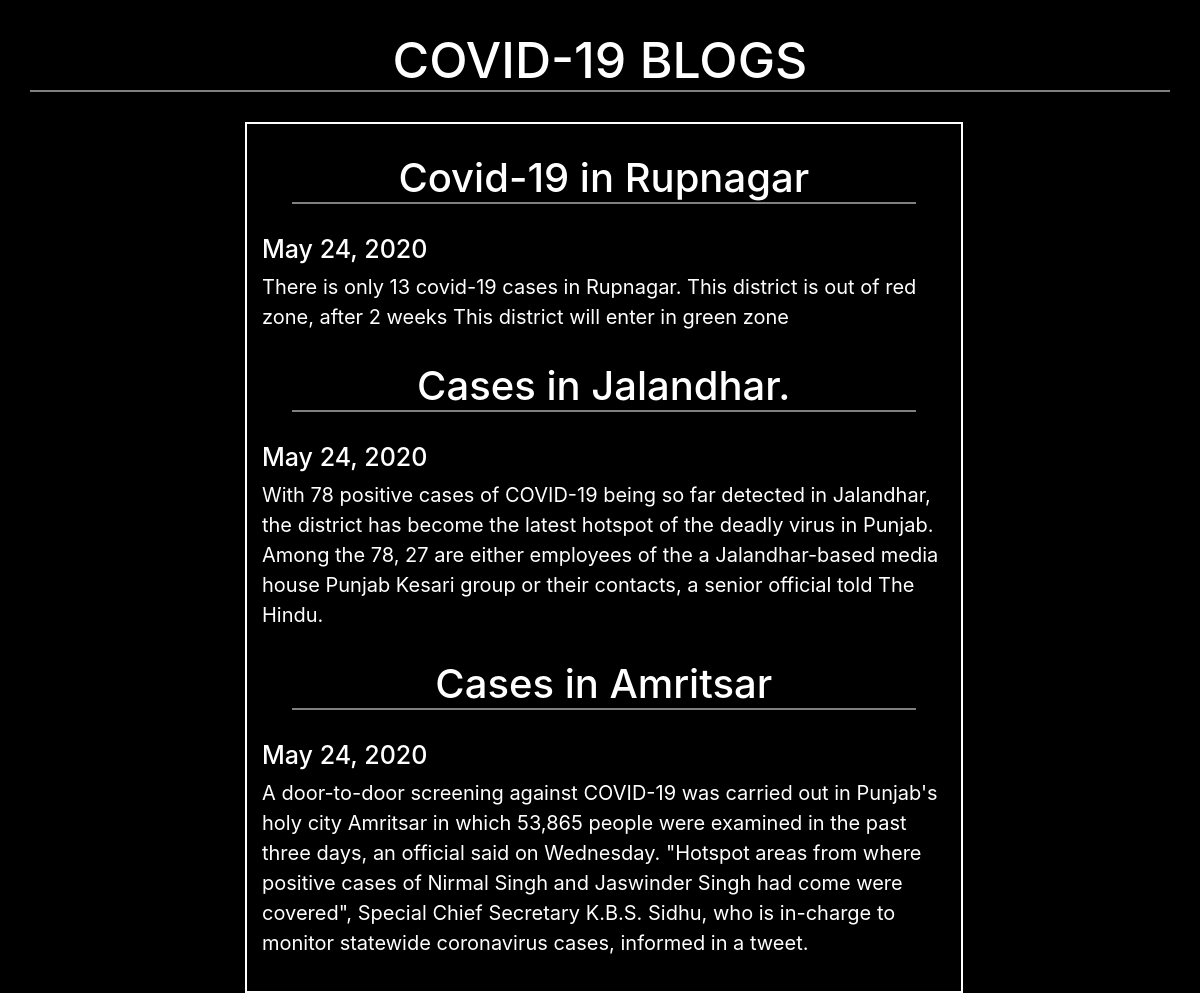
Page /post/ on the committed database.
### blog/models.py (models this page shows, shortened)
class Blog(models.Model):
    title = models.CharField(max_length=20)
    created_date = models.DateField(auto_now=False,auto_now_add=True)
    text = models.TextField()

### blog/views.py (the view)
# urls.py: path('post/',views.blogs,name="post")
def blogs(request):
    posts = Blog.objects.all()
    return render(request,'post.html',{'posts':posts})

### blog/templates/post.html (shortened to what this page needs)
<!DOCTYPE html>
<html lang="en">
<head>
    {% load static %}
    <link rel="stylesheet" href="https://maxcdn.bootstrapcdn.com/bootstrap/4.0.0/css/bootstrap.min.css">
    <link rel="stylesheet" type="text/css" href="{% static 'post.css' %}">
</head>
<body>
<h1 class="head"> COVID-19 BLOGS</h1>
<div class="row">
   <div class="col-md-7">
           {% for post in posts %}
<h1 class="title">{{post.title}}</h1>
<h3 class="date">{{post.created_date}}</h3>
<p class="text">{{post.text}}</p>
        {% endfor %}
<hr>
   </div>
</div>
</body>
</html>

### blog/static/post.css (style rules this page uses)
body { background-color: black; }
.head { font-size: 50px; color: white; text-align: center; margin: 30px; border-bottom: 2px solid grey; }
.col-md-7 { margin-left: 260px; border: 2px solid white; }
.title { color: white; font-size: 40px; text-align: center; margin: 30px; border-bottom: 2px solid grey; }
.text { text-align: left; color: white; font-size: 20px; }
.date { color: white; font-size: 25px; }
hr { color: white; }

### rows in the picture
Blog: title "Covid-19 in Rupnagar", created_date "May 24, 2020", text "There is only 13 covid-19 cases in Rupnagar. This district is out of red zone, after 2 weeks This district will enter in green zone"
Blog: title "Cases in Jalandhar.", created_date "May 24, 2020", text "With 78 positive cases of COVID-19 being so far detected in Jalandhar, the district has become the latest hotspot of the deadly virus in Punjab. Among the 78, 27 are either employees of the a Jalandhar-based media house Punjab Kesari group or their contacts, a senior official told The Hindu."
Blog: title "Cases in Amritsar", created_date "May 24, 2020", text "A door-to-door screening against COVID-19 was carried out in Punjab's holy city Amritsar in which 53,865 people were examined in the past three days, an official said on Wednesday. \"Hotspot areas from where positive cases of Nirmal Singh and Jaswinder Singh had come were covered\", Special Chief Secretary K.B.S. Sidhu, who is in-charge to monitor statewide coronavirus cases, informed in a tweet."
